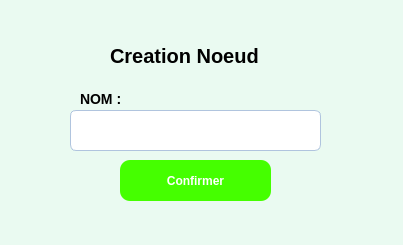
<?xml version="1.0" encoding="UTF-8"?>
<ui version="4.0">
 <class>Dialog</class>
 <widget class="QDialog" name="Dialog">
  <property name="geometry">
   <rect>
    <x>0</x>
    <y>0</y>
    <width>403</width>
    <height>245</height>
   </rect>
  </property>
  <property name="windowTitle">
   <string>Dialog</string>
  </property>
  <property name="styleSheet">
   <string notr="true">    background-color: #eafaf1; </string>
  </property>
  <widget class="QPushButton" name="confirm">
   <property name="geometry">
    <rect>
     <x>120</x>
     <y>160</y>
     <width>151</width>
     <height>41</height>
    </rect>
   </property>
   <property name="styleSheet">
    <string notr="true">QPushButton {
    background-color: #45ff00;
    color: white;
    border: none;
    border-radius: 10px;
    padding: 10px 20px;
    font-size: 12px;
    font-weight: bold;
    text-transform: uppercase;
}

QPushButton:hover {
    background-color: #34c200; 
}

QPushButton:pressed {
    background-color: #2ea802;
    border: 2px solid #2c9e02; 
}
</string>
   </property>
   <property name="text">
    <string>Confirmer</string>
   </property>
  </widget>
  <widget class="QLabel" name="taille_arbre_label_2">
   <property name="geometry">
    <rect>
     <x>110</x>
     <y>30</y>
     <width>191</width>
     <height>51</height>
    </rect>
   </property>
   <property name="styleSheet">
    <string notr="true">QLabel {
	font-size: 20px;
	font-weight: bold;
	text-transform: uppercase;
	background-color: rgba(0,0,0,0);
	border: none;
}</string>
   </property>
   <property name="text">
    <string>Creation Noeud</string>
   </property>
  </widget>
  <widget class="QLabel" name="nom_noeu_creation">
   <property name="geometry">
    <rect>
     <x>70</x>
     <y>110</y>
     <width>251</width>
     <height>41</height>
    </rect>
   </property>
   <property name="styleSheet">
    <string notr="true">QLabel {
    color: black; /* Text color matching the poker table green for a cohesive look */
    background-color: white; /* Light background color for contrast */
    border: 1px solid #B0C4DE; /* Light gray-blue border */
    border-radius: 6px; /* Rounded corners for a modern look */
    padding: 4px 8px; /* Padding for spacing */
    font-size: 14px; /* Font size */
	text-align:center;
}</string>
   </property>
   <property name="text">
    <string/>
   </property>
  </widget>
  <widget class="QLabel" name="nom_noeud_creation_label">
   <property name="geometry">
    <rect>
     <x>80</x>
     <y>80</y>
     <width>243</width>
     <height>37</height>
    </rect>
   </property>
   <property name="styleSheet">
    <string notr="true">font-size: 14px;
font-weight: bold;
text-transform: uppercase;
background-color: rgba(0,0,0,0);
border: none;</string>
   </property>
   <property name="text">
    <string>NOM : </string>
   </property>
  </widget>
 </widget>
 <resources/>
 <connections/>
</ui>
